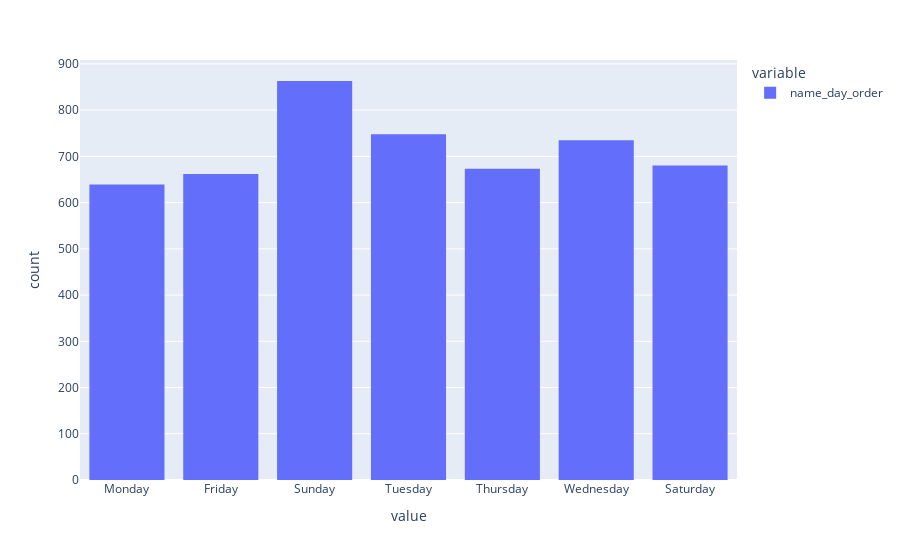

Notebook cell for this chart:
### Code cell
px.histogram(df['name_day_order'])

### Figure 1 — Plotly figure (JSON) as saved in the notebook; plotly's stock layout.template omitted (floating-point values rounded to 4 significant figures; data arrays with more than 128 entries replaced by an {"elided": "..."} marker saying what was removed)
{"data": [{"alignmentgroup": "True", "bingroup": "x", "hovertemplate": "variable=name_day_order<br>value=%{x}<br>count=%{y}<extra></extra>", "legendgroup": "name_day_order", "marker": {"color": "#636efa", "pattern": {"shape": ""}}, "name": "name_day_order", "offsetgroup": "name_day_order", "orientation": "v", "showlegend": true, "type": "histogram", "x": {"elided": "5000 str values"}, "xaxis": "x", "yaxis": "y"}], "layout": {"barmode": "relative", "legend": {"title": {"text": "variable"}, "tracegroupgap": 0}, "margin": {"t": 60}, "xaxis": {"anchor": "y", "domain": [0, 1], "title": {"text": "value"}}, "yaxis": {"anchor": "x", "domain": [0, 1], "title": {"text": "count"}}}}
